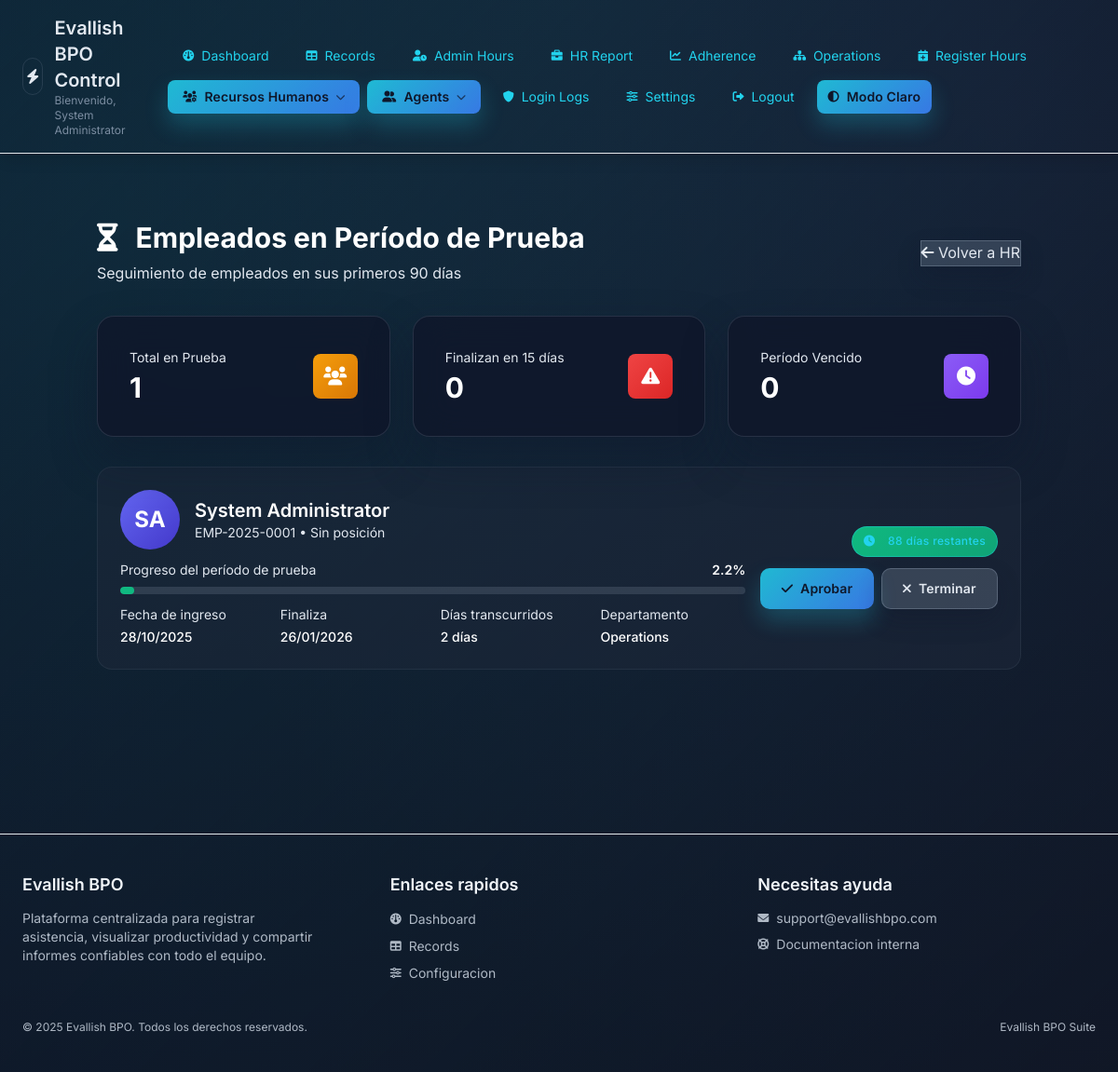
The app's page /hr/trial_period.php (signed in) with its own data.
### tables this page shows
CREATE TABLE `employees` (
  `id` int(10) UNSIGNED NOT NULL,
  `user_id` int(10) UNSIGNED NOT NULL,
  `employee_code` varchar(20) NOT NULL,
  `first_name` varchar(100) NOT NULL,
  `last_name` varchar(100) NOT NULL,
  `email` varchar(150) DEFAULT NULL,
  `phone` varchar(20) DEFAULT NULL,
  `mobile` varchar(20) DEFAULT NULL,
  `birth_date` date DEFAULT NULL,
  `hire_date` date NOT NULL,
  `termination_date` date DEFAULT NULL,
  `address` text DEFAULT NULL,
  `city` varchar(100) DEFAULT NULL,
  `state` varchar(100) DEFAULT NULL,
  `postal_code` varchar(20) DEFAULT NULL,
  `country` varchar(100) DEFAULT 'República Dominicana',
  `emergency_contact_name` varchar(150) DEFAULT NULL,
  `emergency_contact_phone` varchar(20) DEFAULT NULL,
  `emergency_contact_relationship` varchar(50) DEFAULT NULL,
  `identification_type` varchar(50) DEFAULT NULL COMMENT 'Cédula, Pasaporte, etc.',
  `identification_number` varchar(50) DEFAULT NULL,
  `blood_type` varchar(5) DEFAULT NULL,
  `marital_status` varchar(20) DEFAULT NULL,
  `gender` varchar(20) DEFAULT NULL,
  `position` varchar(150) DEFAULT NULL,
  `department_id` int(10) UNSIGNED DEFAULT NULL,
  `supervisor_id` int(10) UNSIGNED DEFAULT NULL,
  `employment_status` varchar(50) NOT NULL DEFAULT 'ACTIVE' COMMENT 'ACTIVE, TRIAL, SUSPENDED, TERMINATED',
  `employment_type` varchar(50) DEFAULT 'FULL_TIME' COMMENT 'FULL_TIME, PART_TIME, CONTRACT, INTERN',
  `notes` text DEFAULT NULL,
  `profile_photo` varchar(255) DEFAULT NULL,
  `created_at` timestamp NOT NULL DEFAULT current_timestamp(),
  `updated_at` timestamp NULL DEFAULT NULL ON UPDATE current_timestamp()
);

CREATE TABLE `departments` (
  `id` int(10) UNSIGNED NOT NULL,
  `name` varchar(150) NOT NULL,
  `description` text DEFAULT NULL,
  `created_at` timestamp NOT NULL DEFAULT current_timestamp(),
  `updated_at` timestamp NULL DEFAULT NULL ON UPDATE current_timestamp()
);

### hr/trial_period.php (the view, shortened to what this page needs)
<?php
require_once '../db.php';
$theme = $_SESSION['theme'] ?? 'dark';
$bodyClass = $theme === 'light' ? 'theme-light' : 'theme-dark';
try {
    $trialEmployees = $pdo->query("
        SELECT
            e.*,
            u.username,
            u.hourly_rate,
            d.name as department_name,
            DATEDIFF(CURDATE(), e.hire_date) as days_elapsed,
            DATEDIFF(DATE_ADD(e.hire_date, INTERVAL 90 DAY), CURDATE()) as days_remaining,
            DATE_ADD(e.hire_date, INTERVAL 90 DAY) as trial_end_date,
            ROUND((DATEDIFF(CURDATE(), e.hire_date) / 90) * 100, 1) as completion_percentage
        FROM employees e
        JOIN users u ON u.id = e.user_id
        LEFT JOIN departments d ON d.id = e.department_id
        WHERE DATEDIFF(CURDATE(), e.hire_date) <= 90
        AND e.employment_status != 'TERMINATED'
        ORDER BY days_remaining ASC
    ")->fetchAll(PDO::FETCH_ASSOC);
} catch (PDOException $e) {
    $errorMsg = "Error al cargar empleados: " . $e->getMessage();
    $trialEmployees = [];
}
?>
<!DOCTYPE html>
<html lang="es">
<head>
    <link href="https://cdn.jsdelivr.net/npm/tailwindcss@2.2.19/dist/tailwind.min.css" rel="stylesheet">
    <link href="https://cdnjs.cloudflare.com/ajax/libs/font-awesome/6.0.0/css/all.min.css" rel="stylesheet">
    <link href="../assets/css/theme.css" rel="stylesheet">
</head>
<body class="<?= htmlspecialchars($bodyClass) ?>">
    <?php include '../header.php'; ?>
    <div class="container mx-auto px-4 py-8">
        <div class="flex justify-between items-center mb-8">
            <div>
                <h1 class="text-3xl font-bold text-white mb-2">
                    <i class="fas fa-hourglass-half text-orange-400 mr-3"></i>
                    Empleados en Período de Prueba
                </h1>
                <p class="text-slate-400">Seguimiento de empleados en sus primeros 90 días</p>
            </div>
            <a href="index.php" class="btn-secondary">
                <i class="fas fa-arrow-left"></i>
                Volver a HR
            </a>
        </div>
        <div class="grid grid-cols-1 md:grid-cols-3 gap-6 mb-8">
            <div class="glass-card">
                <div class="flex items-center justify-between">
                    <div>
                        <p class="text-slate-400 text-sm mb-1">Total en Prueba</p>
                        <h3 class="text-3xl font-bold text-white"><?= count($trialEmployees) ?></h3>
                    </div>
                    <div class="w-12 h-12 rounded-lg flex items-center justify-center" style="background: linear-gradient(135deg, #f59e0b 0%, #d97706 100%);">
                        <i class="fas fa-users text-white text-xl"></i>
                    </div>
                </div>
            </div>
            <div class="glass-card">
                <div class="flex items-center justify-between">
                    <div>
                        <p class="text-slate-400 text-sm mb-1">Finalizan en 15 días</p>
                        <h3 class="text-3xl font-bold text-white">
                            <?= count(array_filter($trialEmployees, fn($e) => $e['days_remaining'] <= 15 && $e['days_remaining'] >= 0)) ?>
                        </h3>
                    </div>
                    <div class="w-12 h-12 rounded-lg flex items-center justify-center" style="background: linear-gradient(135deg, #ef4444 0%, #dc2626 100%);">
                        <i class="fas fa-exclamation-triangle text-white text-xl"></i>
                    </div>
                </div>
            </div>
            <div class="glass-card">
                <div class="flex items-center justify-between">
                    <div>
                        <p class="text-slate-400 text-sm mb-1">Período Vencido</p>
                        <h3 class="text-3xl font-bold text-white">
                            <?= count(array_filter($trialEmployees, fn($e) => $e['days_remaining'] < 0)) ?>
                        </h3>
                    </div>
                    <div class="w-12 h-12 rounded-lg flex items-center justify-center" style="background: linear-gradient(135deg, #8b5cf6 0%, #7c3aed 100%);">
                        <i class="fas fa-clock text-white text-xl"></i>
                    </div>
                </div>
            </div>
        </div>
        <?php if (empty($trialEmployees)): ?>
            <div class="glass-card text-center py-12">
                <i class="fas fa-user-check text-6xl text-slate-600 mb-4"></i>
                <h3 class="text-xl font-semibold text-white mb-2">No hay empleados en período de prueba</h3>
                <p class="text-slate-400">Todos los empleados han completado su período de prueba.</p>
            </div>
        <?php else: ?>
            <div class="grid grid-cols-1 gap-6">
                <?php foreach ($trialEmployees as $employee): ?>
                    <?php
                    $daysRemaining = $employee['days_remaining'];
                    $statusText = $daysRemaining < 0 ? 'Vencido' : ($daysRemaining == 0 ? 'Finaliza hoy' : $daysRemaining . ' días restantes');
                    $progressColor = $daysRemaining < 0 ? '#ef4444' : ($daysRemaining <= 15 ? '#f59e0b' : '#10b981');
                    ?>
                    <div class="employee-card">
                        <div class="flex flex-col lg:flex-row lg:items-center justify-between gap-4">
                            <div class="flex-1">
                                <div class="flex items-center gap-4 mb-3">
                                    <div class="w-16 h-16 rounded-full flex items-center justify-center text-2xl font-bold text-white"
                                         style="background: linear-gradient(135deg, #6366f1 0%, #4338ca 100%);">
                                        <?= strtoupper(substr($employee['first_name'], 0, 1) . substr($employee['last_name'], 0, 1)) ?>
                                    </div>
                                    <div>
                                        <h3 class="text-xl font-semibold text-white">
                                            <?= htmlspecialchars($employee['first_name'] . ' ' . $employee['last_name']) ?>
                                        </h3>
                                        <p class="text-slate-400 text-sm">
                                            <?= htmlspecialchars($employee['employee_code']) ?> •
                                            <?= htmlspecialchars($employee['position'] ?: 'Sin posición') ?>
                                        </p>
                                    </div>
                                </div>
                                <div class="mb-3">
                                    <div class="flex justify-between items-center mb-2">
                                        <span class="text-sm text-slate-400">Progreso del período de prueba</span>
                                        <span class="text-sm font-semibold text-white"><?= $employee['completion_percentage'] ?>%</span>
                                    </div>
                                    <div class="progress-bar">
                                        <div class="progress-fill" style="width: <?= min($employee['completion_percentage'], 100) ?>%; background: <?= $progressColor ?>;"></div>
                                    </div>
                                </div>
                                <div class="grid grid-cols-2 md:grid-cols-4 gap-4 text-sm">
                                    <div>
                                        <p class="text-slate-400 mb-1">Fecha de ingreso</p>
                                        <p class="text-white font-medium"><?= date('d/m/Y', strtotime($employee['hire_date'])) ?></p>
                                    </div>
                                    <div>
                                        <p class="text-slate-400 mb-1">Finaliza</p>
                                        <p class="text-white font-medium"><?= date('d/m/Y', strtotime($employee['trial_end_date'])) ?></p>
                                    </div>
                                    <div>
                                        <p class="text-slate-400 mb-1">Días transcurridos</p>
                                        <p class="text-white font-medium"><?= $employee['days_elapsed'] ?> días</p>
                                    </div>
                                    <div>
                                        <p class="text-slate-400 mb-1">Departamento</p>
                                        <p class="text-white font-medium"><?= htmlspecialchars($employee['department_name'] ?: 'N/A') ?></p>
                                    </div>
                                </div>
                            </div>
                            <div class="flex flex-col items-end gap-3">
                                <span class="tag-pill px-4 py-2 text-sm font-semibold" style="background: linear-gradient(135deg, <?= $progressColor ?> 0%, <?= $progressColor ?>dd 100%);">
                                    <i class="fas fa-clock mr-2"></i>
                                    <?= $statusText ?>
                                </span>
                                <div class="flex gap-2">
                                    <button onclick="confirmStatusChange(<?= $employee['id'] ?>, 'ACTIVE', '<?= htmlspecialchars($employee['first_name'] . ' ' . $employee['last_name']) ?>')"
                                            class="btn-primary text-sm">
                                        <i class="fas fa-check"></i>
                                        Aprobar
                                    </button>
                                    <button onclick="confirmStatusChange(<?= $employee['id'] ?>, 'TERMINATED', '<?= htmlspecialchars($employee['first_name'] . ' ' . $employee['last_name']) ?>')"
                                            class="btn-secondary text-sm">
                                        <i class="fas fa-times"></i>
                                        Terminar
                                    </button>
                                </div>
                            </div>
                        </div>
                    </div>
                <?php endforeach; ?>
            </div>
        <?php endif; ?>
    </div>
    <?php include '../footer.php'; ?>
</body>
</html>

### assets/css/theme.css (style rules this page uses)
:root { --bg-primary: #0b1221; --bg-secondary: rgba(15, 23, 42, 0.78); --bg-elevated: rgba(15, 23, 42, 0.88); --bg-hover: rgba(62, 84, 118, 0.45); --text-primary: #e2e8f0; --text-muted: #94a3b8; --accent-cyan: #22d3ee; --accent-emerald: #34d399; --border-soft: rgba(148, 163, 184, 0.18); --shadow-lg: 0 24px 48px rgba(15, 23, 42, 0.4); --radius-lg: 18px; --radius-md: 14px; --radius-sm: 10px; }
*, *::before, *::after { box-sizing: border-box; }
body { min-height: 100vh; margin: 0; font-family: 'Inter', 'Segoe UI', Tahoma, sans-serif; background: radial-gradient(120% 120% at 10% 20%, rgba(34, 211, 238, 0.22), transparent), radial-gradient(80% 100% at 90% 10%, rgba(129, 140, 248, 0.2), transparent), radial-gradient(80% 120% at 50% 0%, rgba(15, 118, 110, 0.25), transparent), var(--bg-primary) !important; background-attachment: fixed; color: var(--text-primary) !important; line-height: 1.6; }
body::before { content: ''; position: fixed; inset: 0; background: linear-gradient(135deg, rgba(15, 23, 42, 0.55), rgba(17, 24, 39, 0.85)); pointer-events: none; z-index: -1; }
a { color: var(--accent-cyan); text-decoration: none; transition: opacity 0.2s ease, color 0.2s ease; }
.glass-card { background: var(--bg-secondary); border-radius: var(--radius-lg); border: 1px solid var(--border-soft); box-shadow: var(--shadow-lg); backdrop-filter: blur(18px); -webkit-backdrop-filter: blur(18px); padding: clamp(1.5rem, 1.5vw + 1rem, 2.25rem); }
.tag-pill { display: inline-flex; align-items: center; gap: 0.35rem; padding: 0.35rem 0.75rem; border-radius: 999px; background: rgba(34, 211, 238, 0.12); color: var(--accent-cyan); font-size: 0.75rem; font-weight: 500; letter-spacing: 0.03em; border: 1px solid rgba(34, 211, 238, 0.35); }
button, .btn-primary { display: inline-flex; align-items: center; justify-content: center; gap: 0.5rem; background: linear-gradient(135deg, rgba(34, 211, 238, 0.85), rgba(59, 130, 246, 0.9)); color: #0f172a; border: none; border-radius: var(--radius-sm); padding: 0.7rem 1.4rem; font-weight: 600; letter-spacing: 0.01em; cursor: pointer; transition: transform 0.18s ease, box-shadow 0.2s ease, opacity 0.18s ease; box-shadow: 0 12px 24px rgba(34, 211, 238, 0.24); }
.btn-secondary { background: rgba(148, 163, 184, 0.25); color: var(--text-primary); border: 1px solid rgba(148, 163, 184, 0.35); box-shadow: 0 12px 24px rgba(15, 23, 42, 0.3); }
body.theme-dark { --bg-primary: #0b1221; --bg-secondary: rgba(15, 23, 42, 0.82); --bg-elevated: rgba(15, 23, 42, 0.9); --bg-hover: rgba(62, 84, 118, 0.45); --text-primary: #e2e8f0; --text-muted: #94a3b8; --accent-cyan: #22d3ee; --accent-emerald: #34d399; --border-soft: rgba(148, 163, 184, 0.18); --shadow-lg: 0 24px 48px rgba(15, 23, 42, 0.4); }

### hr/trial_period.php (style rules this page uses)
.progress-bar { height: 8px; background: rgba(148, 163, 184, 0.2); border-radius: 4px; overflow: hidden; }
.progress-fill { height: 100%; transition: width 0.3s ease; border-radius: 4px; }
.employee-card { background: rgba(30, 41, 59, 0.5); border: 1px solid rgba(148, 163, 184, 0.1); border-radius: 16px; padding: 1.5rem; transition: all 0.3s ease; }

### records on screen
employees: first_name+last_name "SA", first_name+last_name "System Administrator", employee_code "EMP-2025-0001", position "Sin posición", completion_percentage "2.2", hire_date "28/10/2025", trial_end_date "26/01/2026", days_elapsed "2", department.name "Operations", statusText "88 días restantes"

### other values on screen
$userDisplayName "System Administrator"
$item['label'] "Dashboard"
$item['label'] "Records"
$item['label'] "Admin Hours"
$item['label'] "HR Report"
$item['label'] "Adherence"
$item['label'] "Operations"
$item['label'] "Register Hours"
$item['label'] "Recursos Humanos"
$item['label'] "Agents"
$item['label'] "Login Logs"
$item['label'] "Settings"
$themeLabel "Modo Claro"
count($trialEmployees) "1"
